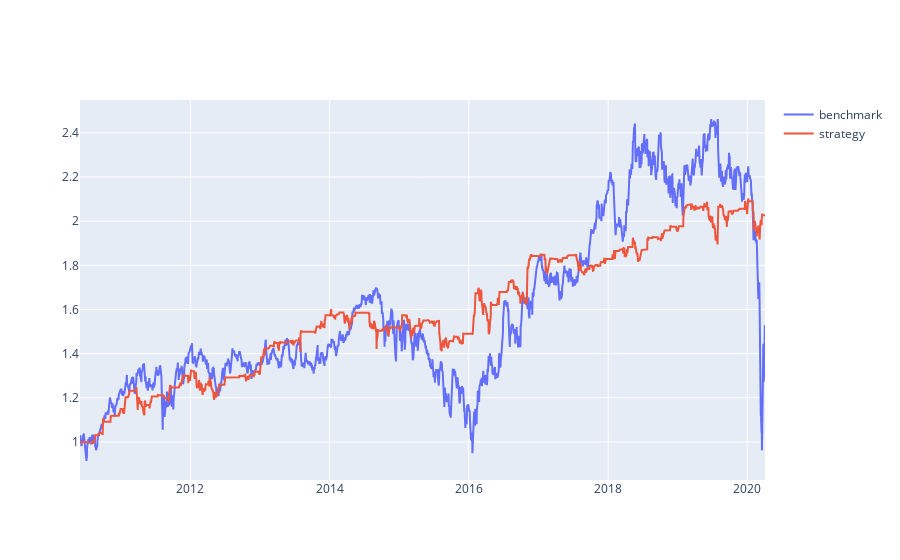

Notebook code for this chart:
### Code cell
normalized_S1 = S1.apply(lambda x: x / S1[0])
normalized_S2 = S2.apply(lambda x: x / S2[0])
normalized_nav = pd.DataFrame(portfolio['nav'])
normalized_nav = normalized_nav.reset_index()
normalized_nav['nav'] = normalized_nav['nav'] / normalized_nav['nav'].iloc[0]
normalized_nav = normalized_nav.set_index('date')


fig = go.Figure()
fig.add_trace(go.Scatter(x=normalized_S1.index, y=normalized_S1,
                    mode='lines',
                    name='benchmark'))
fig.add_trace(go.Scatter(x=normalized_nav.index, y=normalized_nav['nav'],
                    mode='lines',
                    name='strategy'))

fig.show()

### Figure 1 — Plotly figure (JSON) as saved in the notebook; plotly's stock layout.template omitted (floating-point values rounded to 4 significant figures; data arrays with more than 128 entries replaced by an {"elided": "..."} marker saying what was removed)
{"data": [{"mode": "lines", "name": "benchmark", "type": "scatter", "x": {"elided": "2485 str values"}, "y": {"elided": "2485 float values"}}, {"mode": "lines", "name": "strategy", "type": "scatter", "x": {"elided": "2565 str values"}, "y": {"elided": "2565 float values"}}], "layout": {}}
